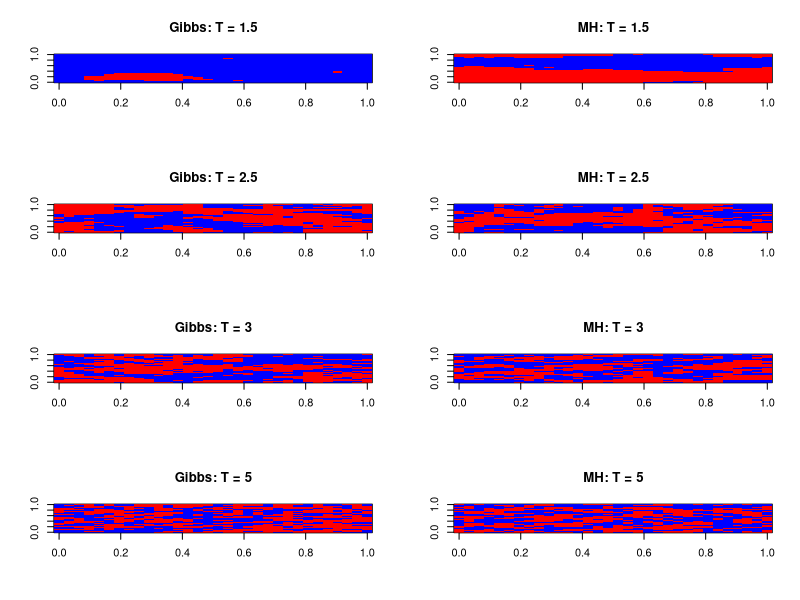
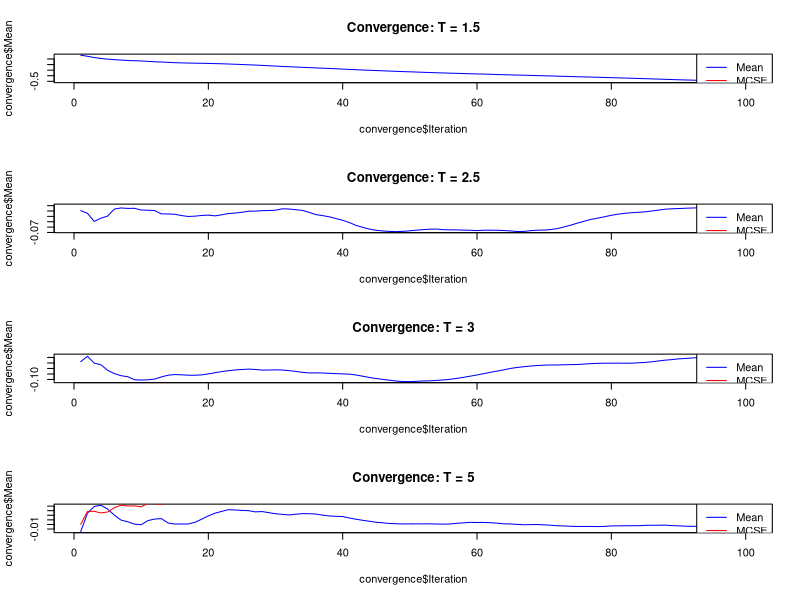

Write the R code that produced these figures, in order.
## ---- chunk 1
knitr::opts_chunk$set(echo = TRUE, warning = FALSE, message = FALSE)
library(ggplot2)
library(gridExtra)
library(dplyr)
## ---- chunk 2
initialize_lattice <- function(L) {
  matrix(sample(c(-1, 1), L * L, replace = TRUE), L, L)
}
## ---- chunk 3
compute_neighbors_sum <- function(lattice, i, j) {
  L <- nrow(lattice)
  lattice[(i %% L) + 1, j] +
    lattice[(i - 2) %% L + 1, j] +
    lattice[i, (j %% L) + 1] +
    lattice[i, (j - 2) %% L + 1]
}
## ---- chunk 4
gibbs_step <- function(lattice, beta) {
  L <- nrow(lattice)
  for (i in 1:L) {
    for (j in 1:L) {
      neighbors_sum <- compute_neighbors_sum(lattice, i, j)
      prob <- 1 / (1 + exp(-2 * beta * neighbors_sum))
      lattice[i, j] <- ifelse(runif(1) < prob, 1, -1)
    }
  }
  return(lattice)
}
## ---- chunk 5
metropolis_step <- function(lattice, beta) {
  L <- nrow(lattice)
  for (k in 1:(L * L)) {
    i <- sample(1:L, 1)
    j <- sample(1:L, 1)
    spin <- lattice[i, j]
    neighbors_sum <- compute_neighbors_sum(lattice, i, j)
    delta_E <- 2 * spin * neighbors_sum
    if (delta_E <= 0 || runif(1) < exp(-beta * delta_E)) {
      lattice[i, j] <- -spin
    }
  }
  return(lattice)
}
## ---- chunk 6
initialize_fixed_boundary <- function(L, boundary_spin = 1) {
  lattice <- matrix(boundary_spin, L, L)
  lattice[2:(L - 1), 2:(L - 1)] <- matrix(sample(c(-1, 1), (L - 2) * (L - 2), replace = TRUE), L - 2, L - 2)
  return(lattice)
}
## ---- chunk 7
simulate_boundary_conditions <- function(L, steps, T, condition = "Periodic") {
  beta <- 1 / T
  if (condition == "Fixed") {
    lattice <- initialize_fixed_boundary(L)
  } else {
    lattice <- initialize_lattice(L)
  }
  
  magnetizations <- numeric(steps)
  for (t in 1:steps) {
    lattice <- if (condition == "Fixed") metropolis_step(lattice, beta) else gibbs_step(lattice, beta)
    magnetizations[t] <- mean(lattice)
  }
  
  list(lattice = lattice, magnetizations = magnetizations)
}
## ---- chunk 8
monitor_convergence <- function(magnetizations) {
  n <- length(magnetizations)
  means <- cumsum(magnetizations) / (1:n)
  mcse <- sqrt(cumsum((magnetizations - means)^2) / (1:n))
  data.frame(Iteration = 1:n, Mean = means, MCSE = mcse)
}
## ---- chunk 9
L <- 32
steps <- 100
temperatures <- c(1.5, 2.5, 3.0, 5.0)
## ---- chunk 10
results_gibbs <- list()
for (T in temperatures) {
  beta <- 1 / T
  lattice <- initialize_lattice(L)
  magnetizations <- numeric(steps)
  for (step in 1:steps) {
    lattice <- gibbs_step(lattice, beta)
    magnetizations[step] <- mean(lattice)
  }
  results_gibbs[[as.character(T)]] <- list(lattice = lattice, magnetizations = magnetizations)
}
## ---- chunk 11
results_mh <- list()
for (T in temperatures) {
  beta <- 1 / T
  lattice <- initialize_lattice(L)
  magnetizations <- numeric(steps)
  for (step in 1:steps) {
    lattice <- metropolis_step(lattice, beta)
    magnetizations[step] <- mean(lattice)
  }
  results_mh[[as.character(T)]] <- list(lattice = lattice, magnetizations = magnetizations)
}
## ---- chunk 12
par(mfrow = c(length(temperatures), 2))
for (T in temperatures) {
  lattice_gibbs <- results_gibbs[[as.character(T)]]$lattice
  lattice_mh <- results_mh[[as.character(T)]]$lattice
  image(t(apply(lattice_gibbs, 2, rev)), col = c("blue", "red"), main = paste("Gibbs: T =", T))
  image(t(apply(lattice_mh, 2, rev)), col = c("blue", "red"), main = paste("MH: T =", T))
}
## ---- chunk 13
par(mfrow = c(length(temperatures), 1))
for (T in temperatures) {
  magnetizations <- results_gibbs[[as.character(T)]]$magnetizations
  convergence <- monitor_convergence(magnetizations)
  plot(convergence$Iteration, convergence$Mean, type = "l", col = "blue", main = paste("Convergence: T =", T))
  lines(convergence$Iteration, convergence$MCSE, col = "red")
  legend("topright", legend = c("Mean", "MCSE"), col = c("blue", "red"), lty = 1)
}
